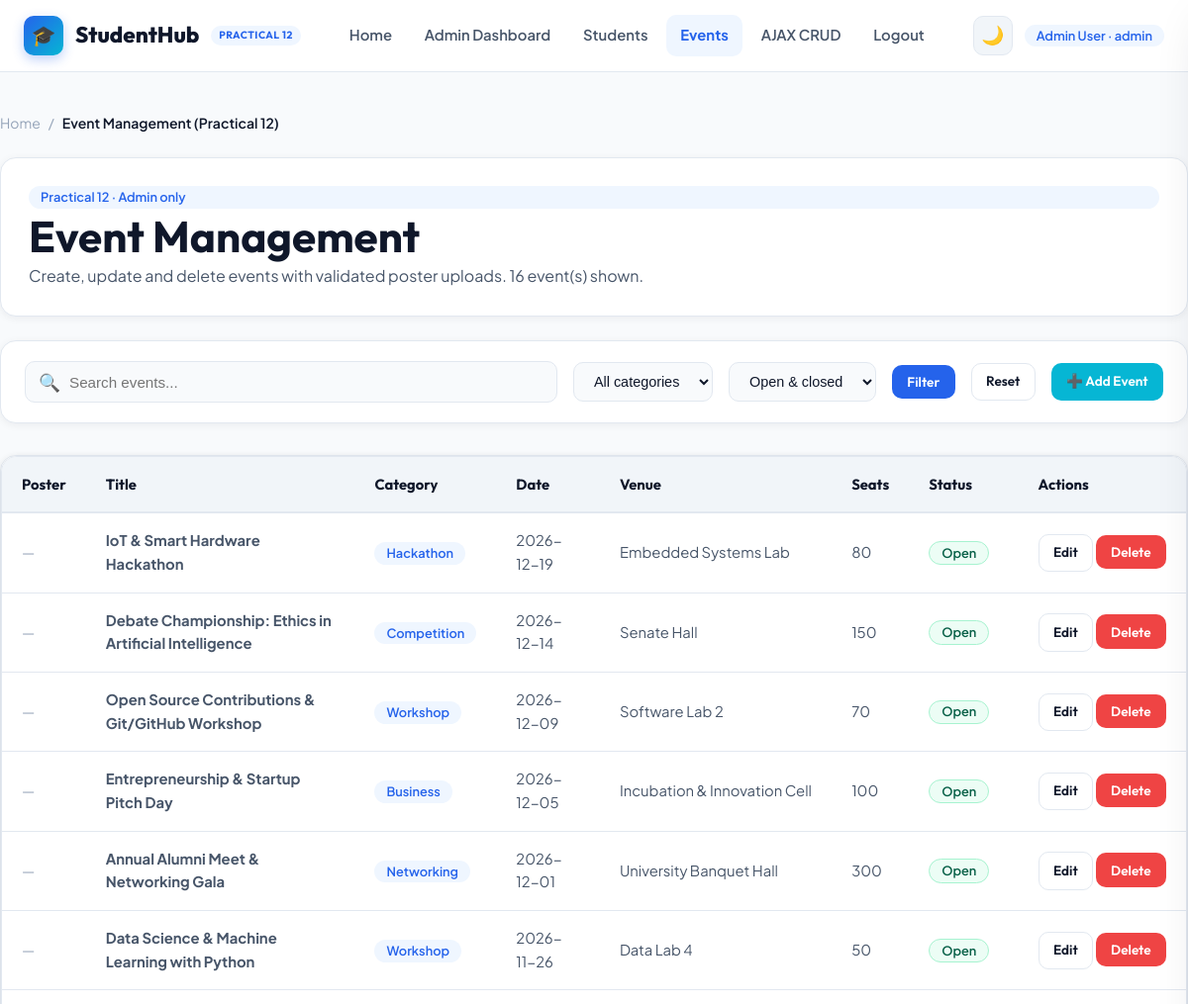
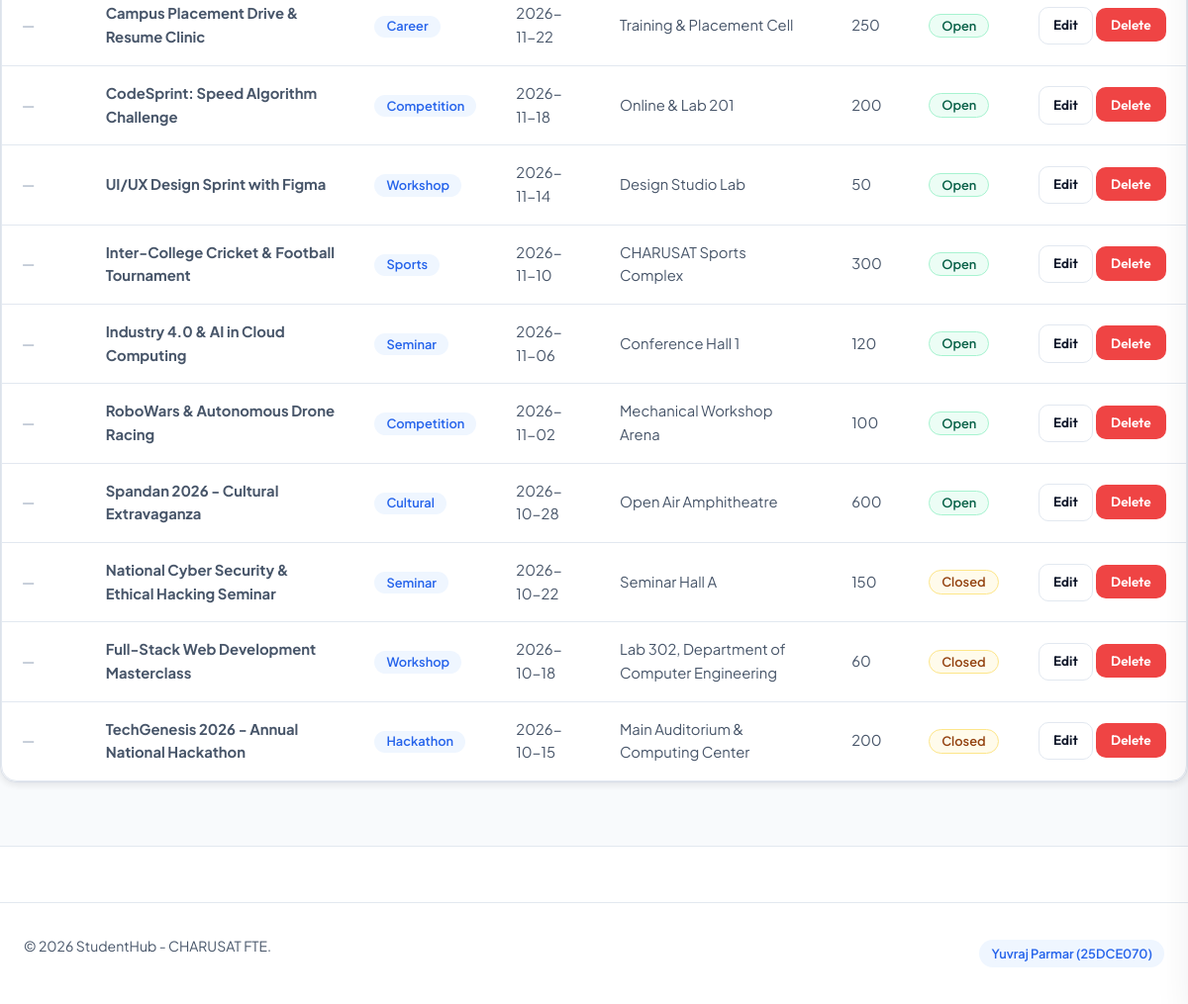
Screenshot of /php/events_crud.php (signed in) with the database file from the repository (2 pictures, top to bottom).
### tables this page shows
CREATE TABLE events (
  id INT UNSIGNED AUTO_INCREMENT PRIMARY KEY,
  title VARCHAR(150) NOT NULL,
  category VARCHAR(40) NOT NULL,
  event_date DATE NOT NULL,
  venue VARCHAR(120) NOT NULL,
  seats INT UNSIGNED NOT NULL DEFAULT 0,
  description TEXT NULL,
  poster VARCHAR(200) NULL,
  status ENUM('open','closed') NOT NULL DEFAULT 'open',
  created_by INT UNSIGNED NULL,
  created_at TIMESTAMP DEFAULT CURRENT_TIMESTAMP,
  CONSTRAINT fk_events_user FOREIGN KEY (created_by) REFERENCES users(id) ON DELETE SET NULL
);

### php/db.php (called while the page is built, shortened)
<?php
function db_config(): array
{
    static $cfg = null;
    if ($cfg === null) {
        $cfg = require __DIR__ . '/config.php';
    }
    return $cfg;
}
function db(): PDO
{
    static $pdo = null;
    $c = db_config();
    $opts = [
        PDO::ATTR_ERRMODE            => PDO::ERRMODE_EXCEPTION,
        PDO::ATTR_DEFAULT_FETCH_MODE => PDO::FETCH_ASSOC,
        PDO::ATTR_EMULATE_PREPARES   => false,
    ];
    try {
        if ($c['driver'] === 'sqlite') {
            $pdo = new PDO('sqlite:' . $c['sqlite'], null, null, $opts);
            $pdo->exec('PRAGMA foreign_keys = ON');
        } else {
            $dsn = "mysql:host={$c['host']};port={$c['port']};dbname={$c['dbname']};charset=utf8mb4";
            $pdo = new PDO($dsn, $c['username'], $c['password'], $opts);
        }
    } catch (PDOException $e) {
        error_log('[StudentHub] DB connection failed: ' . $e->getMessage());
        http_response_code(500);
        exit('Database connection failed. Please try again later.');
    }
    return $pdo;
}

### php/events_crud.php (the view, shortened to what this page needs)
<?php
require_once __DIR__ . '/layout.php';
    ?>
    <?php
$q = trim($_GET['q'] ?? '');
$where = []; $args = [];
$sql = 'SELECT * FROM events' . ($where ? ' WHERE ' . implode(' AND ', $where) : '') . ' ORDER BY event_date DESC';
$s = db()->prepare($sql); $s->execute($args); $events = $s->fetchAll();
?>
<div class="card" style="margin-bottom:1.5rem;"><span class="badge badge-primary">Practical 12 · Admin only</span><h1>Event Management</h1>
  <p style="margin-bottom:0;">Create, update and delete events with validated poster uploads. <?= count($events) ?> event(s) shown.</p></div>
<form method="get" action="events_crud.php" class="toolbar-container">
  <div class="search-input-wrapper"><span class="search-icon">🔍</span><input type="search" class="search-input" name="q" value="<?= e($q) ?>" placeholder="Search events..." aria-label="Search events"></div>
  <select name="category" class="filter-select" aria-label="Category"><option value="">All categories</option></select>
  <select name="status" class="filter-select" aria-label="Status"><option value="">Open &amp; closed</option></select>
  <button class="btn btn-primary btn-sm" type="submit">Filter</button><a class="btn btn-outline btn-sm" href="events_crud.php">Reset</a>
  <a class="btn btn-accent btn-sm" href="events_crud.php?action=form">➕ Add Event</a>
</form>
<div class="card" style="padding:0;margin-top:1rem;"><div class="table-responsive"><table class="data-table">
  <thead><tr><th>Poster</th><th>Title</th><th>Category</th><th>Date</th><th>Venue</th><th>Seats</th><th>Status</th><th>Actions</th></tr></thead><tbody>
  <?php foreach ($events as $ev): ?>
    <tr>
      <td><?php if ($ev['poster']): ?><img src="../uploads/posters/<?= e($ev['poster']) ?>" alt="Poster of <?= e($ev['title']) ?>" style="width:56px;height:40px;object-fit:cover;border-radius:6px;"><?php else: ?><span style="color:var(--text-muted);">—</span><?php endif; ?></td>
      <td><strong><?= e($ev['title']) ?></strong></td><td><span class="badge badge-primary"><?= e($ev['category']) ?></span></td><td><?= e($ev['event_date']) ?></td><td><?= e($ev['venue']) ?></td><td><?= (int)$ev['seats'] ?></td>
      <td><span class="badge <?= $ev['status'] === 'open' ? 'badge-success' : 'badge-warning' ?>"><?= e(ucfirst($ev['status'])) ?></span></td>
      <td style="white-space:nowrap;"><a class="btn btn-outline btn-sm" href="events_crud.php?action=form&id=<?= (int)$ev['id'] ?>">Edit</a>
        <form method="post" action="events_crud.php" style="display:inline;" onsubmit="return confirm('Delete this event permanently?');"><button class="btn btn-danger btn-sm" type="submit">Delete</button></form></td>
    </tr>
  <?php endforeach; if (!$events): ?><tr><td colspan="8" style="text-align:center;padding:2rem;">No events found.</td></tr><?php endif; ?>
  </tbody></table></div></div>

### rows the page displays
events: title "IoT & Smart Hardware Hackathon", category "Hackathon", event_date "2026-12-19", venue "Embedded Systems Lab", seats "80", status "Open"
events: title "Debate Championship: Ethics in Artificial Intelligence", category "Competition", event_date "2026-12-14", venue "Senate Hall", seats "150", status "Open"
events: title "Open Source Contributions & Git/GitHub Workshop", category "Workshop", event_date "2026-12-09", venue "Software Lab 2", seats "70", status "Open"
events: title "Entrepreneurship & Startup Pitch Day", category "Business", event_date "2026-12-05", venue "Incubation & Innovation Cell", seats "100", status "Open"
events: title "Annual Alumni Meet & Networking Gala", category "Networking", event_date "2026-12-01", venue "University Banquet Hall", seats "300", status "Open"
events: title "Data Science & Machine Learning with Python", category "Workshop", event_date "2026-11-26", venue "Data Lab 4", seats "50", status "Open"
events: title "Campus Placement Drive & Resume Clinic", category "Career", event_date "2026-11-22", venue "Training & Placement Cell", seats "250", status "Open"
events: title "CodeSprint: Speed Algorithm Challenge", category "Competition", event_date "2026-11-18", venue "Online & Lab 201", seats "200", status "Open"
events: title "UI/UX Design Sprint with Figma", category "Workshop", event_date "2026-11-14", venue "Design Studio Lab", seats "50", status "Open"
events: title "Inter-College Cricket & Football Tournament", category "Sports", event_date "2026-11-10", venue "CHARUSAT Sports Complex", seats "300", status "Open"
events: title "Industry 4.0 & AI in Cloud Computing", category "Seminar", event_date "2026-11-06", venue "Conference Hall 1", seats "120", status "Open"
events: title "RoboWars & Autonomous Drone Racing", category "Competition", event_date "2026-11-02", venue "Mechanical Workshop Arena", seats "100", status "Open"
events: title "Spandan 2026 - Cultural Extravaganza", category "Cultural", event_date "2026-10-28", venue "Open Air Amphitheatre", seats "600", status "Open"
events: title "National Cyber Security & Ethical Hacking Seminar", category "Seminar", event_date "2026-10-22", venue "Seminar Hall A", seats "150", status "Closed"
events: title "Full-Stack Web Development Masterclass", category "Workshop", event_date "2026-10-18", venue "Lab 302, Department of Computer Engineering", seats "60", status "Closed"
events: title "TechGenesis 2026 - Annual National Hackathon", category "Hackathon", event_date "2026-10-15", venue "Main Auditorium & Computing Center", seats "200", status "Closed"

### other values shown
$badge "PRACTICAL 12"
$label "Admin Dashboard"
$label "Students"
$label "Events"
$label "AJAX CRUD"
$label "Logout"
$u['name'] "Admin User"
$u['role'] "admin"
$crumb ?: $title "Event Management (Practical 12)"
count($events) "16"
